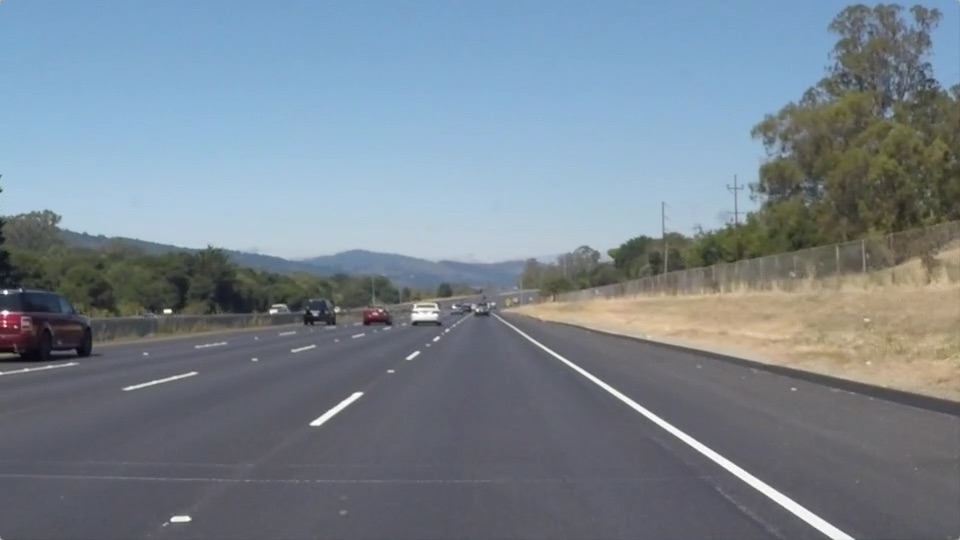
#> input picture test_images/solidWhiteRight.jpg, 960 x 540 px
$ python -i thresholding.py   (imports and definitions only)   (older library calls are emulated)
#> lines starting #> are read from the running program, lines starting #| are printed output that depends on the picture; after the words box and inside, x2 and y2 are one past the last pixel; in counts of white or black regions, pixels touching at a corner belong together
import pickle
import cv2
import numpy as np
from perspective_transform import pt,compute_M_Minv
import matplotlib.image as mpimg
#from lane_finding import lane_finding,draw_back, get_polyfit, get_curvature, vehicle_position
#read the camera calibration result
# [2 lines not run here, left out]


# [48 lines left out: functions region_of_interest, abs_sobel_thresh, not called in this run]


def color_mask(img):
    '''
    This is used to convert the color space to HSV, and pick yellow lane and white lane according to the color range.
    :param img:
    :return:
    '''

    dst = cv2.cvtColor(img, cv2.COLOR_RGB2HSV)
#> dst: shape (540, 960, 3); mean H, S, V 95, 51.9, 149.2

    yellow_hsv_low = np.array([0, 80, 0])
    yellow_hsv_high = np.array([80, 255, 255])

    white_hsv_low = np.array([20, 0, 180])
    white_hsv_high = np.array([255, 80, 255])

    mask_yellow = cv2.inRange(dst, yellow_hsv_low, yellow_hsv_high)
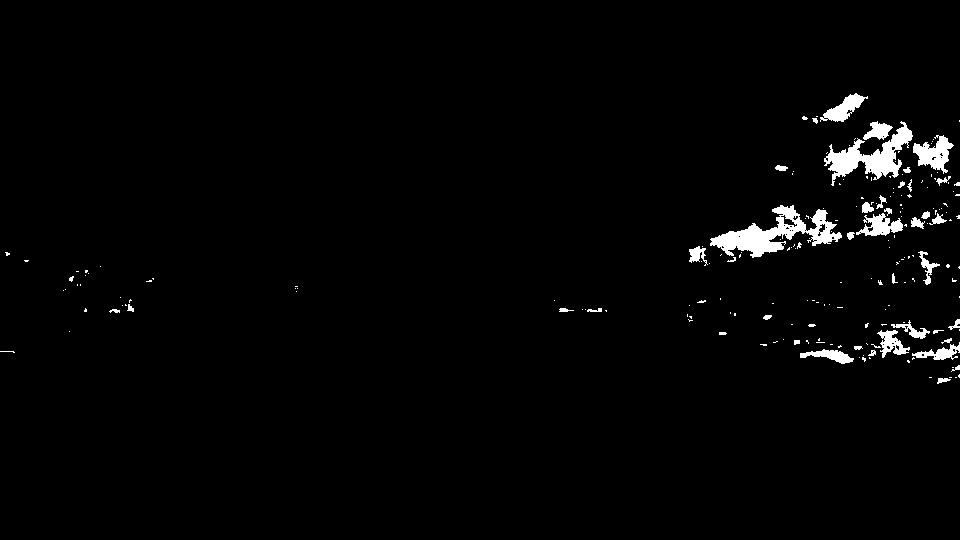
#> mask_yellow: shape (540, 960); 2% white; 201 white regions (160 under 20 px), largest, box (x1, y1, x2, y2) and area: (710, 205, 842, 258) 2657, (824, 121, 913, 186) 2020, (913, 135, 954, 174) 809
    mask_white = cv2.inRange(dst, white_hsv_low, white_hsv_high)
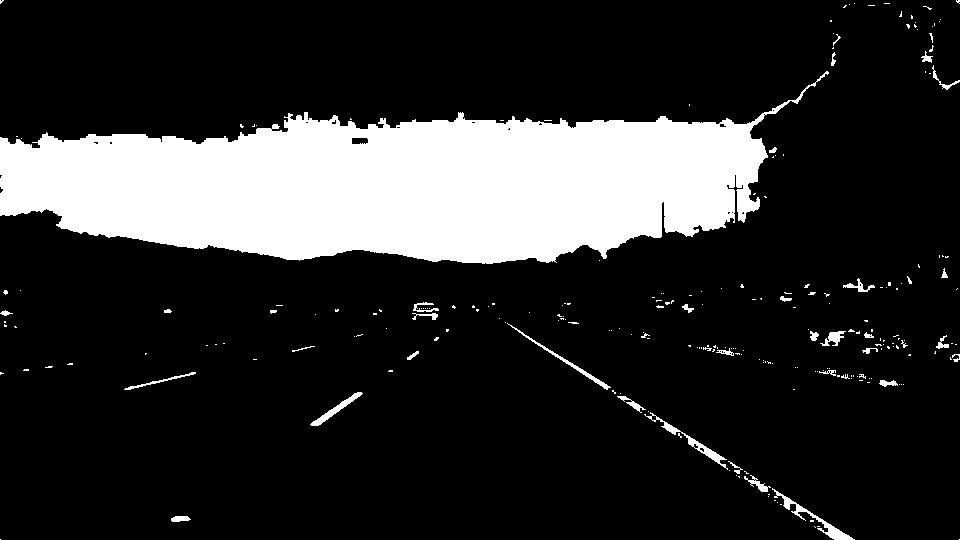
#> mask_white: shape (540, 960); 18.1% white; 245 white regions (207 under 20 px), largest, box (x1, y1, x2, y2) and area: (0, 71, 829, 264) 88908, (772, 488, 855, 540) 569, (644, 412, 728, 470) 474
    return mask_yellow+mask_white
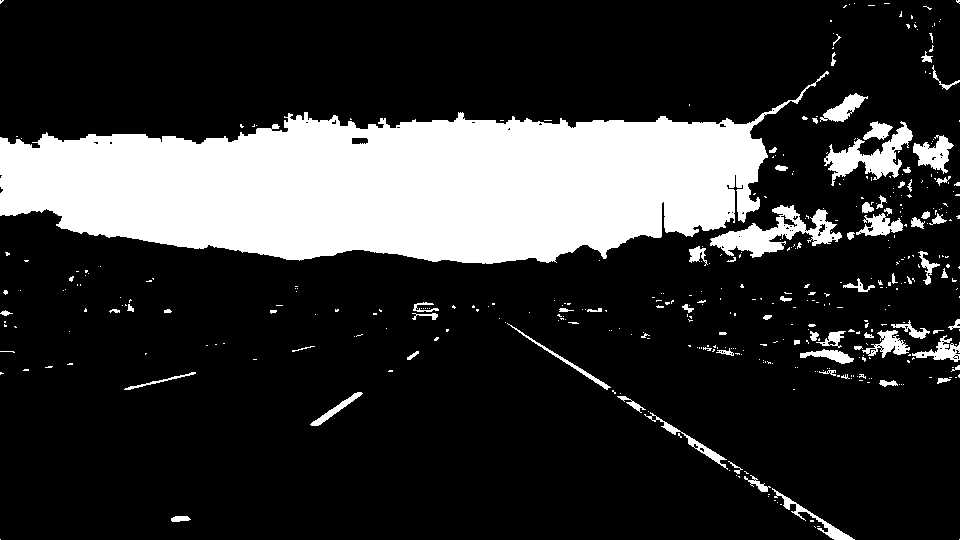
#> returned value: shape (540, 960); 20.1% white; 421 white regions (348 under 20 px), largest, box (x1, y1, x2, y2) and area: (0, 71, 829, 264) 88908, (710, 205, 842, 258) 2657, (824, 121, 913, 186) 2020


# [107 lines left out: functions thresholding, thresholding2, not called in this run]

'''
M, Minv = compute_M_Minv()
img = cv2.imread('test_images/test6.jpg')
img = cv2.cvtColor(img, cv2.COLOR_BGR2RGB)
warped = thresholding(img, M)
leftx, lefty, rightx, righty = lane_finding(warped)

yvals = np.linspace(0, 100, num=101) * 7.2

left_fitx, left_fit = get_polyfit(leftx, lefty, yvals)
right_fitx, right_fit = get_polyfit(rightx, righty,yvals)
left_curverad, right_curverad = get_curvature(left_fitx, right_fitx, yvals)
ve_position = vehicle_position(left_fitx, right_fitx)
ve_position = 'Lane deviation: ' + str(np.around(ve_position, 2)) + ' m.'

str_curv = 'Curvature: Left = ' + str(np.around(left_curverad, 2)) + ', Right = ' + str(np.around(right_curverad, 2))
font = cv2.FONT_HERSHEY_COMPLEX
result = draw_back(warped, img, left_fitx, right_fitx, yvals, Minv)
cv2.putText(result, str_curv, (30, 60), font, 1, (0, 255, 0), 2)
cv2.putText(result, ve_position, (30, 90), font, 1, (0, 255, 0), 2)
mpimg.imsave("output_images/final/test6.png", result)
'''

>>> import cv2
>>> picture = cv2.cvtColor(cv2.imread('test_images/solidWhiteRight.jpg'), cv2.COLOR_BGR2RGB)
>>> result = color_mask(picture)

$ run again, on test_images/solidYellowLeft.jpg
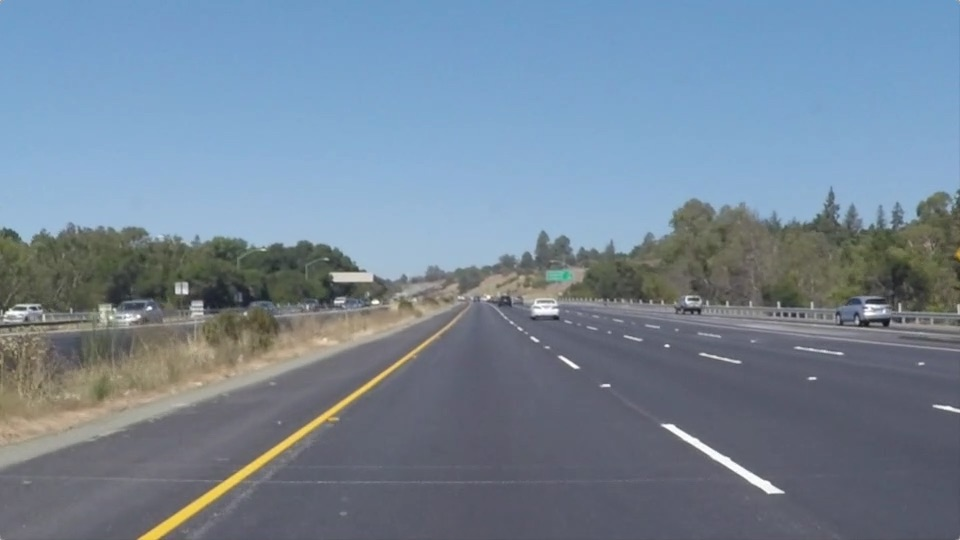
#> input picture test_images/solidYellowLeft.jpg, 960 x 540 px
#> dst: shape (540, 960, 3); mean H, S, V 94.7, 61.6, 155
#> in color_mask, `mask_yellow = cv2.inRange(dst, yellow_hsv_low, yellow_hsv_high)`:
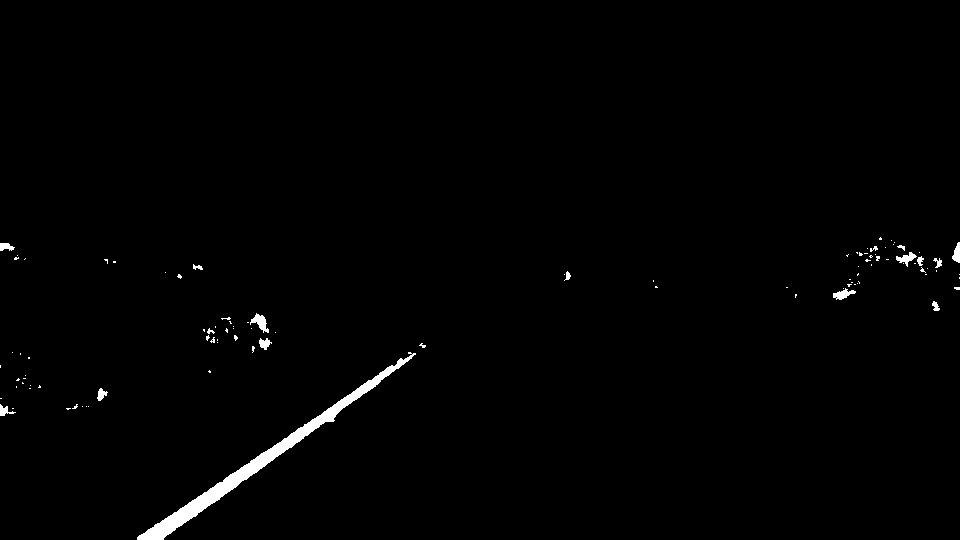
#> mask_yellow: shape (540, 960); 1% white; 101 white regions (84 under 20 px), largest, box (x1, y1, x2, y2) and area: (137, 352, 416, 540) 3622, (250, 313, 269, 333) 173, (833, 288, 856, 300) 139
#> in color_mask, `mask_white = cv2.inRange(dst, white_hsv_low, white_hsv_high)`:
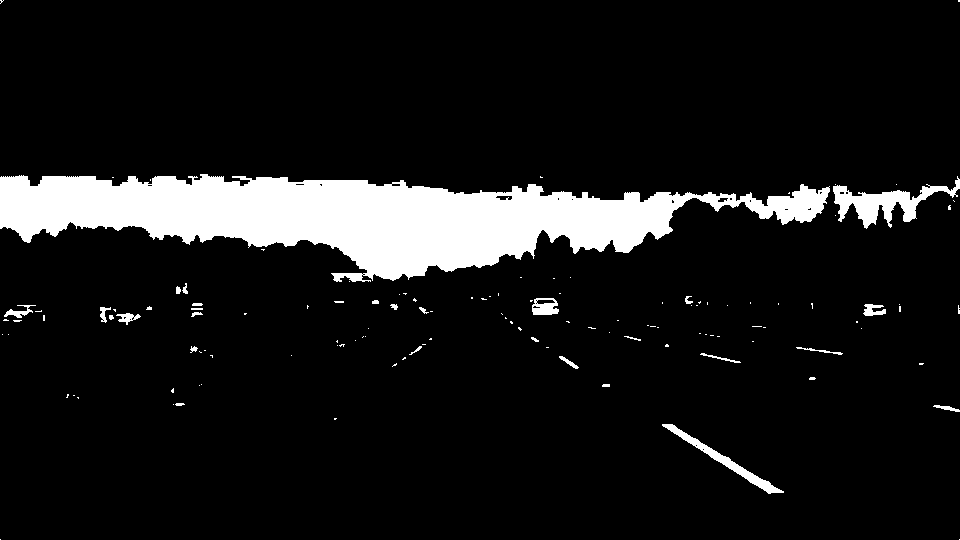
#> mask_white: shape (540, 960); 9.6% white; 126 white regions (98 under 20 px), largest, box (x1, y1, x2, y2) and area: (0, 174, 830, 282) 44454, (833, 176, 960, 229) 2252, (662, 424, 784, 494) 1016

$ run again, on test_images/test1.jpg
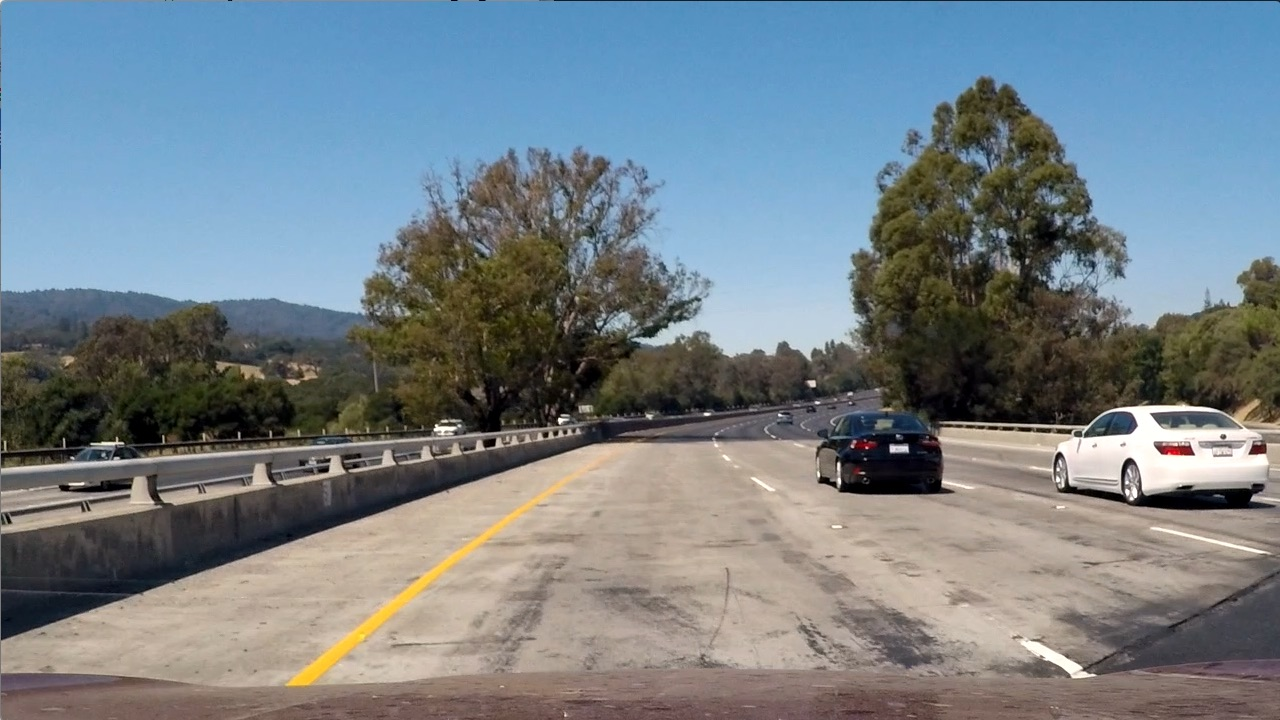
#> input picture test_images/test1.jpg, 1280 x 720 px
#> dst: shape (720, 1280, 3); mean H, S, V 60.3, 78, 149.5
#> in color_mask, `mask_yellow = cv2.inRange(dst, yellow_hsv_low, yellow_hsv_high)`:
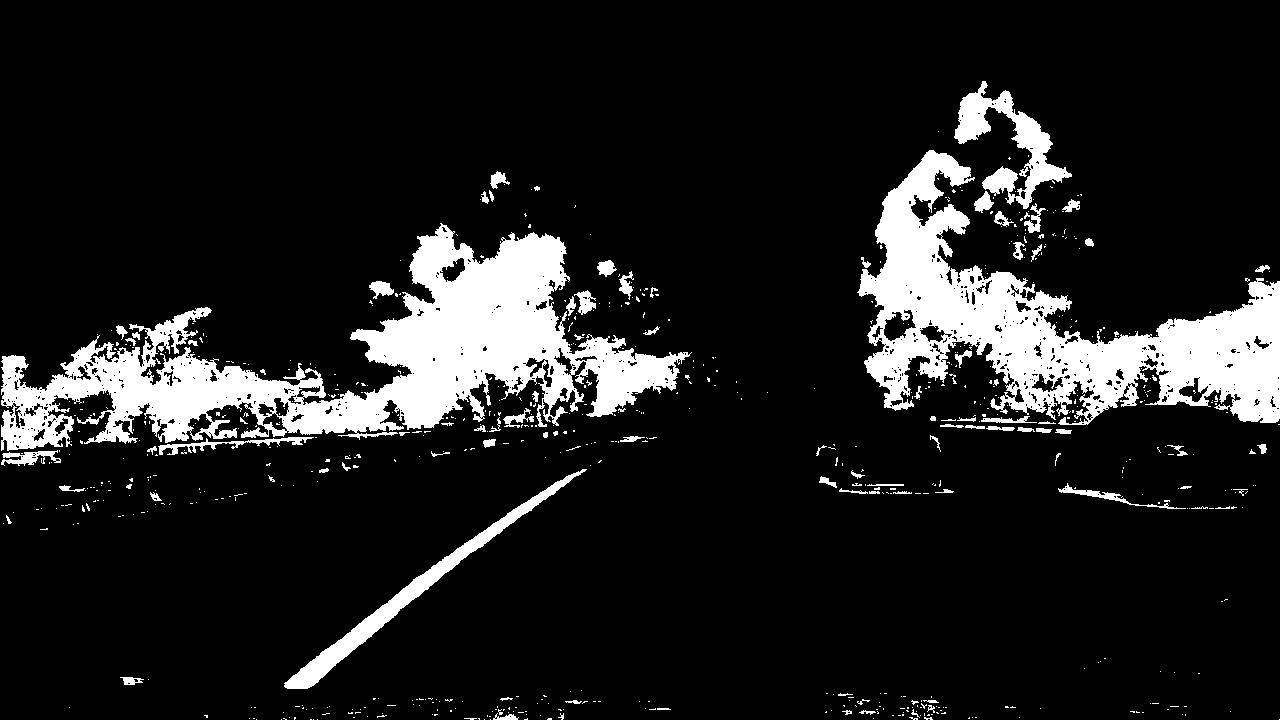
#> mask_yellow: shape (720, 1280); 12.3% white; 724 white regions (628 under 20 px), largest, box (x1, y1, x2, y2) and area: (1, 223, 692, 451) 52716, (857, 150, 1280, 425) 41532, (284, 469, 587, 689) 4920
#> mask_white: shape (720, 1280); 5.8% white; 436 white regions (377 under 20 px), largest, box (x1, y1, x2, y2) and area: (629, 194, 880, 361) 18047, (1, 171, 433, 315) 15998, (1086, 183, 1280, 329) 10056
#> in color_mask, `return mask_yellow+mask_white`:
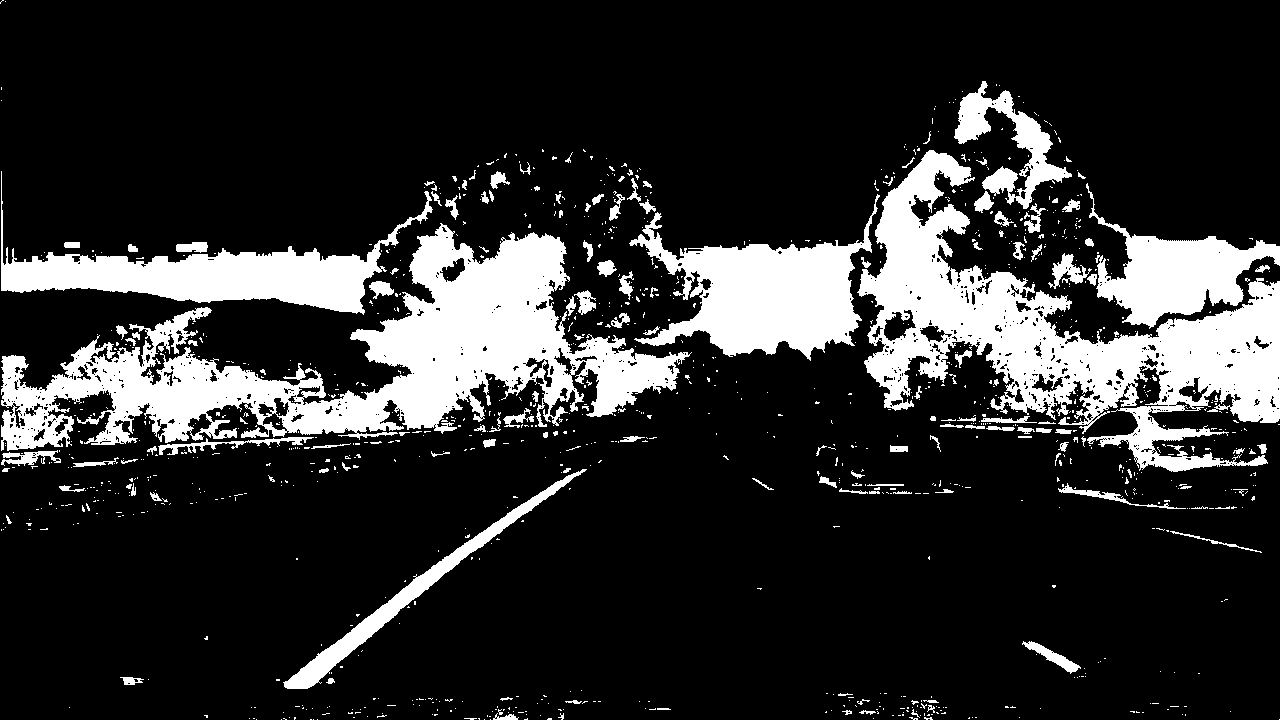
#> returned value: shape (720, 1280); min 0, max 255, mean 46.1

$ run again, on test_images/test10.jpg
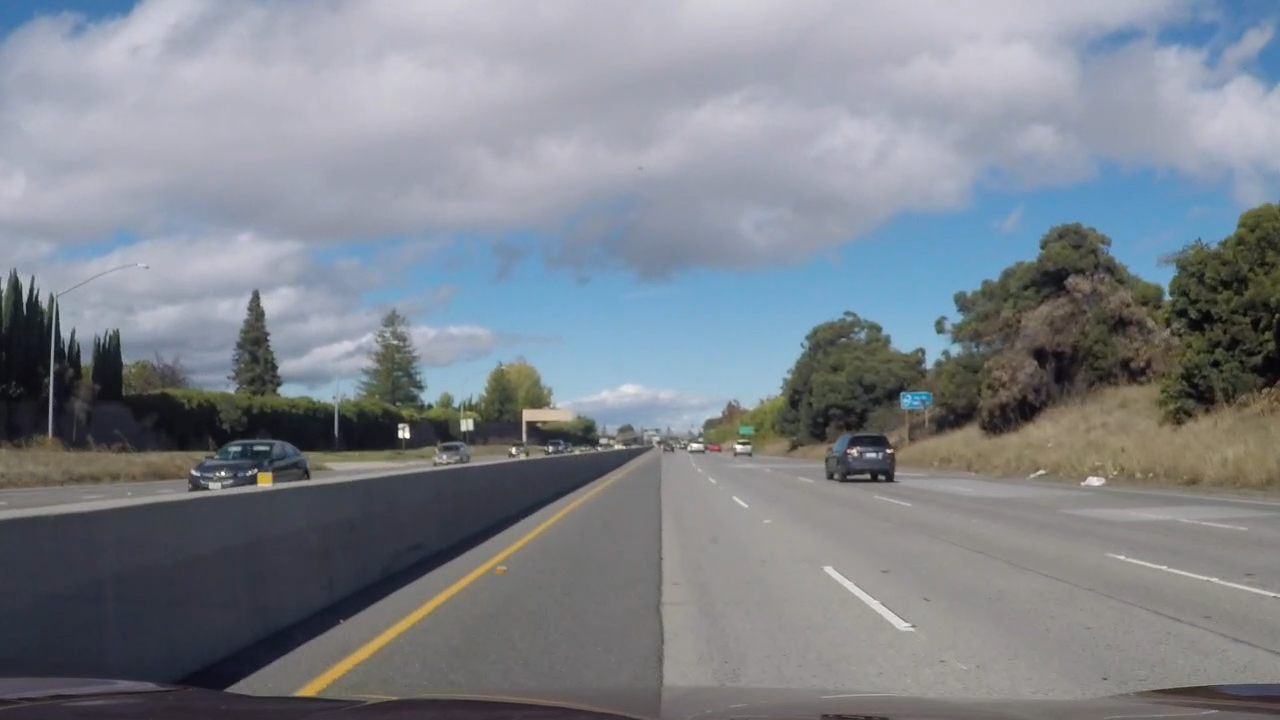
#> input picture test_images/test10.jpg, 1280 x 720 px
#> dst: shape (720, 1280, 3); mean H, S, V 83.4, 41.6, 144
#> in color_mask, `mask_yellow = cv2.inRange(dst, yellow_hsv_low, yellow_hsv_high)`:
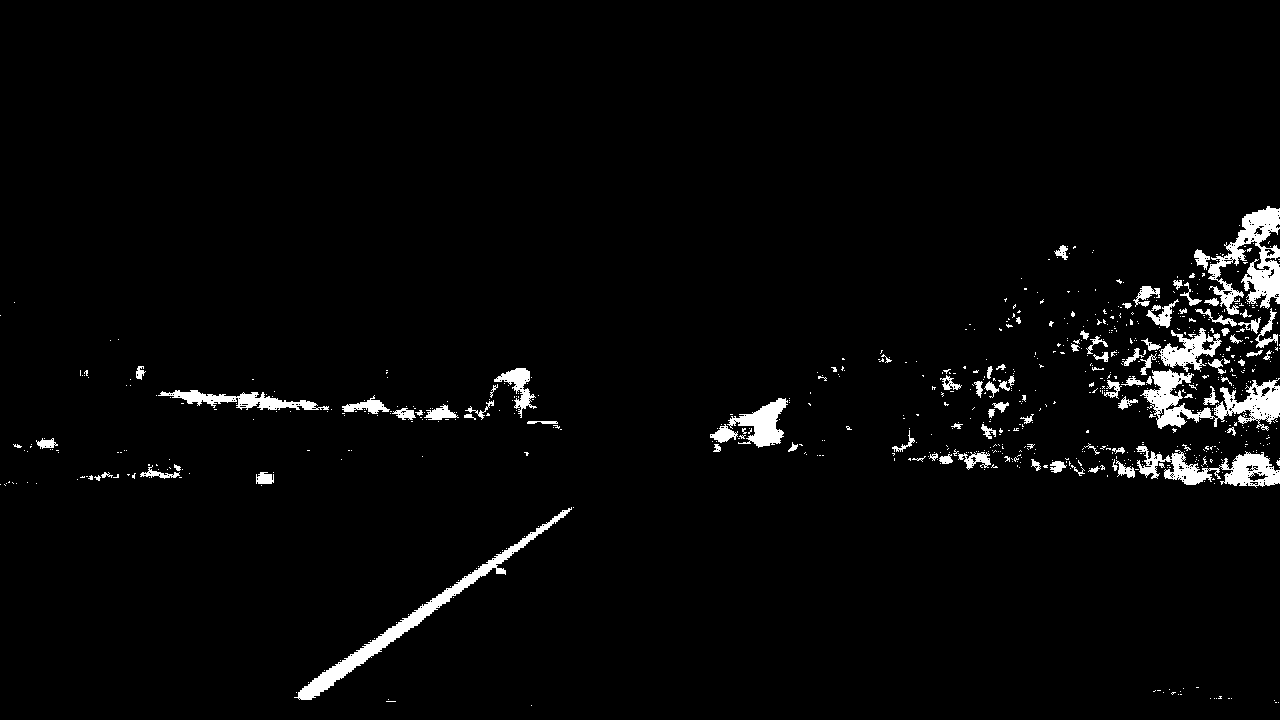
#> mask_yellow: shape (720, 1280); 2.9% white; 738 white regions (646 under 20 px), largest, box (x1, y1, x2, y2) and area: (294, 507, 572, 700) 3492, (1140, 369, 1280, 431) 3389, (1208, 206, 1280, 315) 3376
#> mask_white: shape (720, 1280); 27.7% white; 872 white regions (818 under 20 px), largest, box (x1, y1, x2, y2) and area: (0, 0, 1186, 239) 182868, (0, 198, 804, 434) 42019, (1115, 46, 1280, 210) 14125
#> in color_mask, `return mask_yellow+mask_white`:
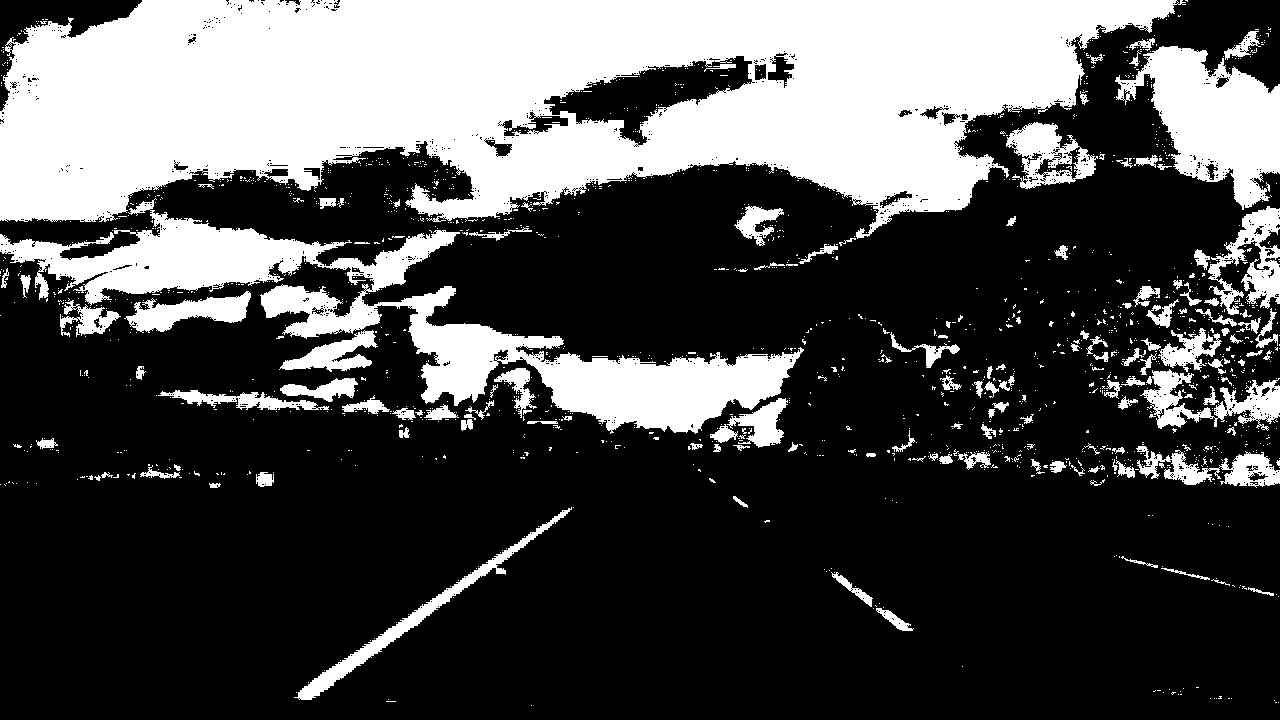
#> returned value: shape (720, 1280); 30.6% white; 1607 white regions (1462 under 20 px), largest, box (x1, y1, x2, y2) and area: (0, 0, 1186, 239) 182868, (0, 198, 804, 434) 42019, (1115, 46, 1280, 210) 14125
